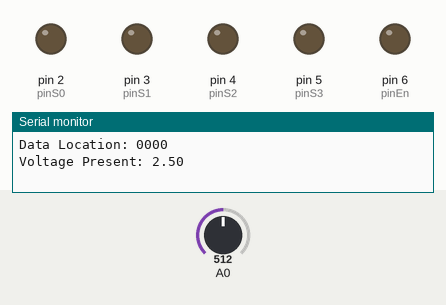
A sketch run on a simulated Arduino Uno, built with avr-gcc and run on an emulated ATmega328P. Parts: output pins drawn as LEDs (lit = HIGH), the last lines printed to the serial monitor. Inputs (shaded band) come from the test bench; at power-on: A0 = 512.

Above: at 0.2 s.
At 1.2 s:
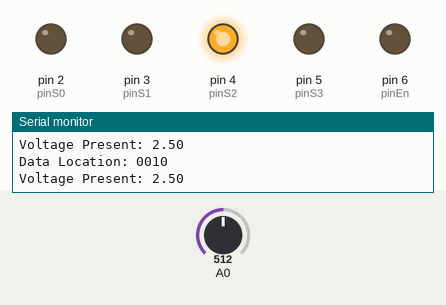
At 2.2 s:
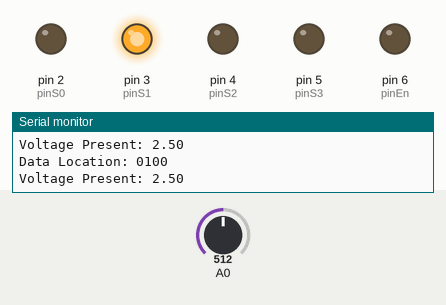
At 4.7 s:
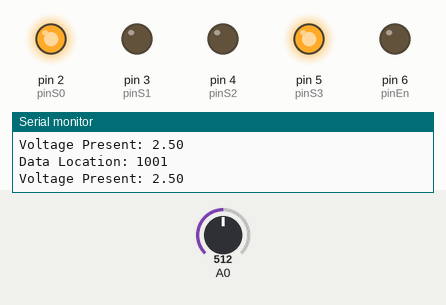
At 7.2 s:
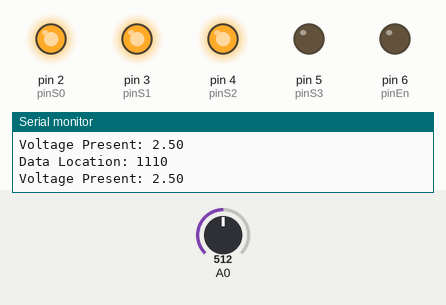
At 9.7 s:
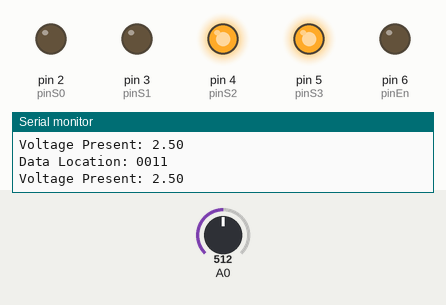
Timing chart, 0 to 10.4 s (numbered marks = the images above):
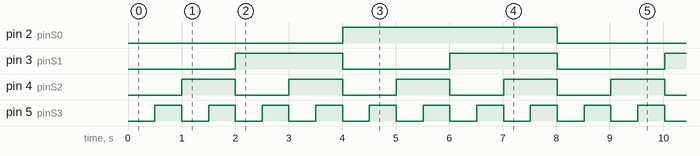

Measured:
- by itself, pin 2 (pinS0): alternates HIGH for 4.0 s and LOW for 4.0 s
- by itself, pin 3 (pinS1): alternates HIGH for 2.0 s and LOW for 2.0 s
- by itself, pin 4 (pinS2): alternates HIGH for 1.0 s and LOW for 1.0 s
- by itself, pin 5 (pinS3): alternates HIGH for 0.50 s and LOW for 0.50 s

The sketch:

thermistor_reading.ino
```cpp
int pinS0 = 2;
int pinS1 = 3;
int pinS2 = 4;
int pinS3 = 5;
int pinEn = 6;

int S0 = 0;
int S1 = 0;
int S2 = 0;
int S3 = 0;
bool En = true;


void setup() {
  // put your setup code here, to run once:
  Serial.begin(9600);
  pinMode(pinS0, OUTPUT);
  pinMode(pinS1, OUTPUT);
  pinMode(pinS2, OUTPUT);
  pinMode(pinS3, OUTPUT);
  pinMode(pinEn, OUTPUT);
}

void loop() {
  // put your main code here, to run repeatedly:


  printDataLocation();
  writeDataLocation();
  printSignal();
  incDataOut();
  delay(500);
}


void printSignal(){
  int Signal = analogRead(A0);
  Serial.print("Voltage Present: ");
  double Signal_Fitted = Signal * 0.004887585533;
  Serial.print(Signal_Fitted);
  Serial.print("\n");
  }

void writeDataLocation(){
  int DataOut[4] = {S0,S1,S2,S3};
  digitalWrite(pinEn, HIGH);

  digitalWrite(pinS0, LOW);
  digitalWrite(pinS1, LOW);
  digitalWrite(pinS2, LOW);
  digitalWrite(pinS3, LOW);

  if(DataOut[0]==1){
    digitalWrite(pinS0, HIGH);
    }
  if(DataOut[1]==1){
    digitalWrite(pinS1, HIGH);
    }
  if(DataOut[2]==1){
    digitalWrite(pinS2, HIGH);
    }
  if(DataOut[3]==1){
    digitalWrite(pinS3, HIGH);
    }

  digitalWrite(pinEn, LOW);
  }

void printDataLocation(){
  int DataOut[4] = {S0,S1,S2,S3};
  Serial.print("Data Location: ");
  Serial.print(DataOut[0]);
  Serial.print(DataOut[1]);
  Serial.print(DataOut[2]);
  Serial.print(DataOut[3]);
  Serial.print("\n");
}

void incDataOut(){
  if(S3 == 0){
    S3 = 1;
    }
  else{
    S3 = 0;
    if(S2 == 0){
      S2 = 1;
      }
    else{
      S2 = 0;
      if(S1 == 0){
        S1 = 1;
        }
      else{
        S1 = 0;
        if(S0 == 0){
          S0 = 1;
          }
        else{
          S0 = 0;
          }
        }
      }
    }
  }
```
